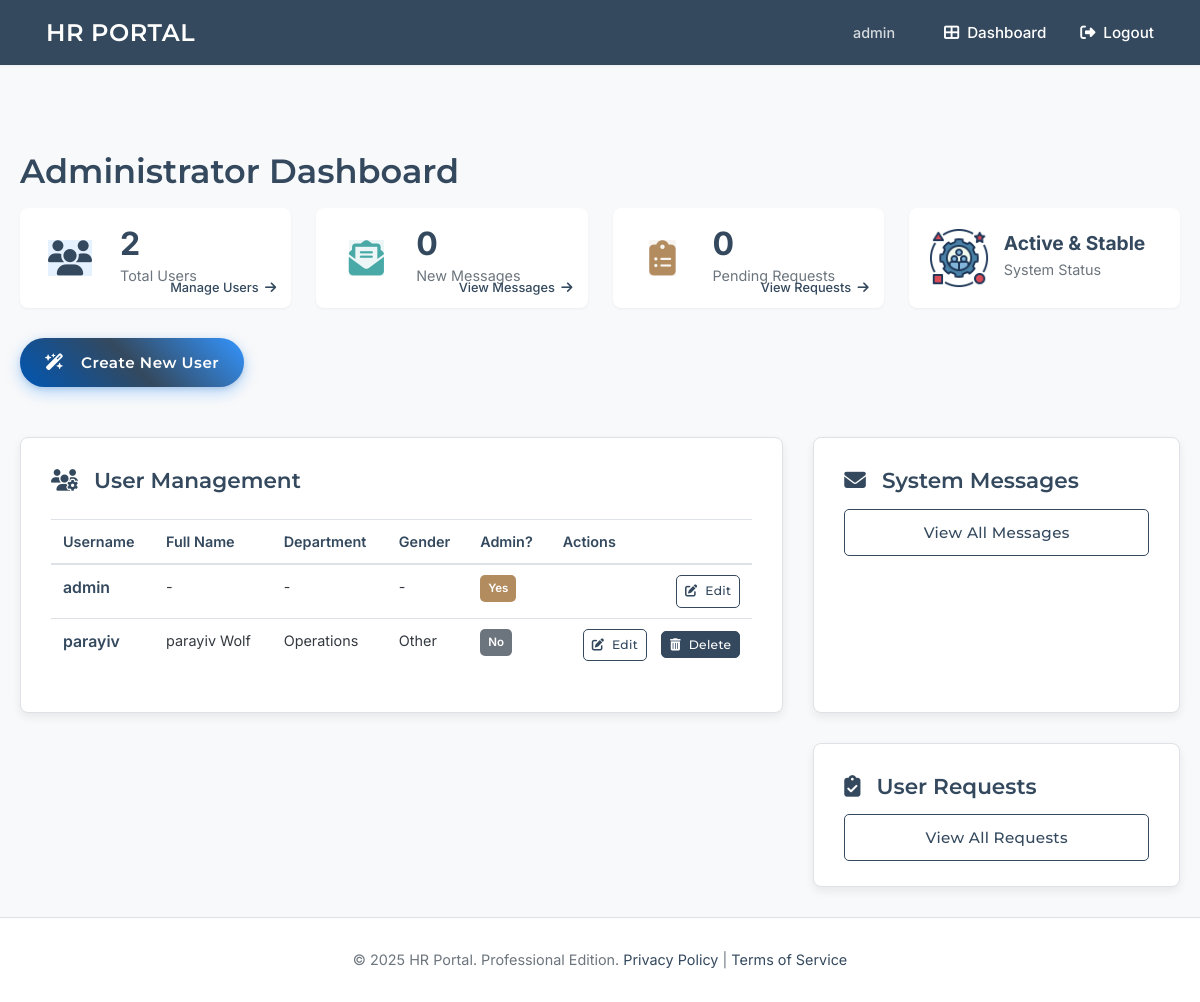
The app's page /dashboard (signed in) with its own data.
### tables this page shows
CREATE TABLE users (
    id INTEGER PRIMARY KEY AUTOINCREMENT,
    username TEXT UNIQUE NOT NULL,
    password_hash TEXT NOT NULL,
    is_admin BOOLEAN NOT NULL DEFAULT 0,
    full_name TEXT,             -- NEW
    gender TEXT,                -- NEW (e.g., 'male', 'female', 'other', 'prefer_not_to_say')
    department TEXT             -- NEW
);

### app.py (the view, shortened to what this page needs)
@app.route('/dashboard')
@login_required
def dashboard():
    current_user = getattr(g, 'user', None)
    if not current_user: return redirect(url_for('login'))
    db = get_db()
    if current_user['is_admin']:
        all_users = db.execute('SELECT id, username, is_admin, full_name, gender, department FROM users ORDER BY username').fetchall()
        unread_messages_count = db.execute('SELECT COUNT(id) FROM messages WHERE is_read = 0').fetchone()[0]
        pending_requests_count = db.execute("SELECT COUNT(id) FROM requests WHERE status = 'pending'").fetchone()[0]
        return render_template('dashboard_admin.html', all_users=all_users, unread_messages_count=unread_messages_count, pending_requests_count=pending_requests_count)

### app.py (called while the page is built)
def get_db():
    if 'db' not in g:
        try:
            os.makedirs(app.instance_path, exist_ok=True)
            os.makedirs(app.config['UPLOAD_FOLDER'], exist_ok=True)
            os.makedirs(app.config['PAYSLIP_UPLOAD_FOLDER'], exist_ok=True)
        except OSError as e:
            app.logger.error(f"Error creating instance/upload paths: {e}")
        g.db = sqlite3.connect(app.config['DATABASE'], detect_types=sqlite3.PARSE_DECLTYPES)
        g.db.row_factory = sqlite3.Row
    return g.db

def login_required(view):
    @wraps(view)
    def wrapped_view(**kwargs):
        if getattr(g, 'user', None) is None:
            flash('Please log in to access this page.', 'error'); return redirect(url_for('login', next=request.url))
        return view(**kwargs)
    return wrapped_view

@app.before_request
def load_logged_in_user():
    user_id = session.get('user_id'); g.user = None
    if user_id is not None:
        db = get_db()
        g.user = db.execute('SELECT id, username, is_admin, full_name, gender, department FROM users WHERE id = ?', (user_id,)).fetchone()

@app.context_processor
def inject_now(): return {'now': datetime.utcnow()}

### templates/dashboard_admin.html (shortened to what this page needs)
{% extends 'base.html' %}
{% block content %}
<div class="admin-dashboard-container">
    <header class="dashboard-header">
        <h1 class="page-title">Administrator Dashboard</h1>
    </header>
    <section class="admin-stats-overview common-section" style="text-align:left; padding-top:0; padding-bottom: 30px;">
        <div class="stats-grid">
            <div class="stat-card">
                <div class="stat-icon-wrapper"><i class="fas fa-users stat-icon users"></i></div>
                <div class="stat-content">
                    <span class="stat-value">{{ all_users|length if all_users else 0 }}</span>
                    <span class="stat-label">Total Users</span>
                </div>
                 <a href="#user-management-panel-anchor" class="stat-card-link">Manage Users <i class="fas fa-arrow-right"></i></a>
            </div>
            <div class="stat-card">
                <div class="stat-icon-wrapper"><i class="fas fa-envelope-open-text stat-icon messages"></i></div>
                <div class="stat-content">
                    <span class="stat-value">{{ unread_messages_count }}</span>
                    <span class="stat-label">New Messages</span>
                </div>
                <a href="{{ url_for('admin_view_messages') }}" class="stat-card-link">View Messages <i class="fas fa-arrow-right"></i></a>
            </div>
            <div class="stat-card">
                <div class="stat-icon-wrapper"><i class="fas fa-clipboard-list stat-icon requests"></i></div>
                <div class="stat-content">
                    <span class="stat-value">{{ pending_requests_count }}</span>
                    <span class="stat-label">Pending Requests</span>
                </div>
                <a href="{{ url_for('admin_view_requests') }}" class="stat-card-link">View Requests <i class="fas fa-arrow-right"></i></a>
            </div>
            <div class="stat-card">
                <img src="static/images/activity.png" alt="System Activity" class="stat-card-image">
                <div class="stat-content">
                    <span class="stat-value" style="font-size: 1.2em;">Active & Stable</span>
                    <span class="stat-label">System Status</span>
                </div>
            </div>
        </div>
    </section>
    <div class="admin-primary-action-bar">
        <a href="{{ url_for('admin_create_user') }}" class="btn btn-primary btn-lg main-action-btn creative-user-btn">
            <i class="fas fa-wand-magic-sparkles"></i> Create New User
        </a>
    </div>
    <div class="admin-dashboard-grid">
        <section class="dashboard-panel user-management-panel">
            <div class="panel-header">
                <h2 class="panel-title"><i class="fas fa-users-cog"></i> User Management</h2>
            </div>
            <div class="user-list-container">
                {% if all_users %}
                <div class="table-responsive-wrapper">
                    <table class="professional-table admin-user-table">
                        <thead>
                            <tr>
                                <th>Username</th>
                                <th>Full Name</th>
                                <th>Department</th>
                                <th>Gender</th>
                                <th>Admin?</th>
                                <th>Actions</th>
                            </tr>
                        </thead>
                        <tbody>
                            {% for user_item in all_users %}
                            <tr>
                                <td>
                                    <a href="{{ url_for('admin_view_user_profile', user_id=user_item.id) }}" class="username-link" title="View {{ user_item.username }}'s Profile">
                                        <strong>{{ user_item.username }}</strong>
                                    </a>
                                </td>
                                <td>{{ user_item.full_name if user_item.full_name else '-' }}</td>
                                <td>{{ user_item.department if user_item.department else '-' }}</td>
                                <td>{{ user_item.gender if user_item.gender else '-' }}</td>
                                <td>
                                    <span class="status-badge {{ 'status-admin' if user_item.is_admin else 'status-user' }}">
                                        {{ "Yes" if user_item.is_admin else "No" }}
                                    </span>
                                </td>
                                <td class="actions-cell">
                                    <a href="{{ url_for('admin_update_user', user_id=user_item.id) }}" class="btn btn-sm btn-outline-primary action-btn" title="Edit User">
                                        <i class="fas fa-edit"></i> Edit
                                    </a>
                                    {% if g.user.id != user_item.id %}
                                    <form action="{{ url_for('admin_delete_user', user_id=user_item.id) }}" method="post" class="delete-form"
                                          onsubmit="return confirm('Are you sure you want to delete {{ user_item.username }}? This action cannot be undone.');">
                                        <button type="submit" class="btn btn-sm btn-danger action-btn" title="Delete User">
                                            <i class="fas fa-trash-alt"></i> Delete
                                        </button>
                                    </form>
                                    {% endif %}
                                </td>
                            </tr>
                            {% endfor %}
                        </tbody>
                    </table>
                </div>
                {% else %}
                <p class="panel-empty-state"><i class="fas fa-users fa-2x"></i> No users found in the system.</p>
                {% endif %}
            </div>
        </section>
        <section class="dashboard-panel system-messages-panel">
            <h2 class="panel-title"><i class="fas fa-envelope"></i> System Messages</h2>
            <a href="{{ url_for('admin_view_messages') }}" class="btn btn-outline-primary btn-block">
                View All Messages
            </a>
        </section>
        <section class="dashboard-panel user-requests-panel">
            <h2 class="panel-title"><i class="fas fa-clipboard-check"></i> User Requests</h2>
            <a href="{{ url_for('admin_view_requests') }}" class="btn btn-outline-primary btn-block">
                View All Requests
            </a>
        </section>
    </div>
</div>
{% endblock %}

### templates/base.html (shortened to what this page needs)
<!doctype html>
<html lang="en">
<head>
    <link rel="stylesheet" href="https://cdnjs.cloudflare.com/ajax/libs/font-awesome/6.4.0/css/all.min.css">
    <link rel="stylesheet" href="https://cdn.jsdelivr.net/npm/flatpickr/dist/flatpickr.min.css">
</head>
<body>
    <nav class="navbar">
        <a href="{{ url_for('index') }}" class="site-title">HR PORTAL</a>
        <div class="right">
            {% if g.user %}
                <span>{{ g.user.username }}</span>
                <a href="{{ url_for('dashboard') }}"><i class="fas fa-th-large fa-fw"></i> Dashboard</a>
                <a href="{{ url_for('logout') }}"><i class="fas fa-sign-out-alt fa-fw"></i> Logout</a>
            {% else %}
                <a href="{{ url_for('login') }}"><i class="fas fa-sign-in-alt fa-fw"></i> Login</a>
                <a href="{{ url_for('register') }}"><i class="fas fa-user-plus fa-fw"></i> Register</a>
            {% endif %}
        </div>
    </nav>
    <main class="container">
        {% block content %}{% endblock %}
    </main>
    <footer>
        © {{ now.year if now else '2024' }} HR Portal. Professional Edition.
        <a href="#">Privacy Policy</a> | <a href="#">Terms of Service</a>
    </footer>
</body>
</html>

### templates/base.html (style rules this page uses)
:root { --primary-color: #34495e; --secondary-color: #b28c5e; --accent-color: #48a9a6; --background-color: #f8f9fa; --card-bg: #ffffff; --text-color-dark: #343a40; --text-color-headings: var(--primary-color); --text-color-light: #6c757d; --border-color: #dee2e6; --border-radius-md: 8px; --border-radius-sm: 5px; --shadow-sm: 0 1px 3px rgba(0, 0, 0, 0.05); --shadow-md: 0 4px 10px rgba(0, 0, 0, 0.07); --font-family-headings: 'Montserrat', sans-serif; --font-family-body: 'Inter', sans-serif; }
*, *::before, *::after { box-sizing: border-box; }
body { font-family: var(--font-family-body); font-weight: 400; margin: 0; background-color: var(--background-color); color: var(--text-color-dark); line-height: 1.65; display: flex; flex-direction: column; min-height: 100vh; }
.navbar { background-color: var(--primary-color); padding: 0 30px; box-shadow: var(--shadow-sm); display: flex; justify-content: space-between; align-items: center; height: 65px; position: sticky; top: 0; z-index: 1000; }
.navbar a, .navbar span { color: #ffffff; padding: 10px 16px; text-decoration: none; font-size: 0.95em; font-weight: 500; transition: background-color 0.2s; display: inline-flex; align-items: center; }
.navbar .site-title { font-family: var(--font-family-headings); font-weight: 600; font-size: 1.5em; letter-spacing: 0.5px; }
.navbar .right { display: flex; align-items: center; }
.navbar .right span { margin-right: 15px; font-size: 0.9em; opacity: 0.8; }
.navbar .right a i { margin-right: 6px; }
.container { width: 100%; margin: 30px auto; padding: 0 20px; flex-grow: 1; }
.page-title { font-family: var(--font-family-headings); font-weight: 600; font-size: 2.1em; color: var(--text-color-headings); margin-bottom: 10px; }
.btn { display: inline-block; background-color: var(--primary-color); color: white; padding: 10px 22px; border: 1px solid var(--primary-color); border-radius: var(--border-radius-sm); text-decoration: none; font-size: 0.95em; font-weight: 500; font-family: var(--font-family-headings); letter-spacing: 0.3px; cursor: pointer; text-align: center; vertical-align: middle; transition: background-color 0.2s, border-color 0.2s, color 0.2s, transform 0.1s; }
.btn-outline-primary { background-color: transparent; color: var(--primary-color); border: 1px solid var(--primary-color); }
footer { text-align: center; padding: 30px 20px; background-color: var(--card-bg); color: var(--text-color-light); margin-top: auto; font-size: 0.9em; border-top: 1px solid var(--border-color); }
footer a { color: var(--primary-color); text-decoration: none; }

### records on screen
users: user.username "admin", username "admin", full_name "-", department "-", gender "-", is_admin "Yes"
users: username "parayiv", full_name "parayiv Wolf", department "Operations", gender "Other", is_admin "No"

### other values on screen
{{ all_users|length if all_users else 0 }} "2"
{{ unread_messages_count }} "0"
{{ pending_requests_count }} "0"
